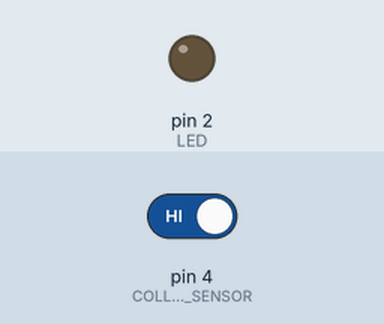
A sketch run on a simulated Arduino Uno, built with avr-gcc and run on an emulated ATmega328P. Shown: output pins drawn as LEDs (lit = HIGH). The inputs (shaded band) are chosen by the test bench; at power-on: pin 4 (COLLISION_SENSOR) HIGH.

Above: at 1.2 s.
1.3 s: pin 4 (COLLISION_SENSOR) driven LOW
At 1.6 s:
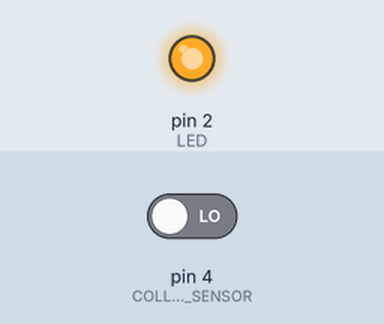
2.8 s: pin 4 (COLLISION_SENSOR) driven HIGH
At 3.5 s:
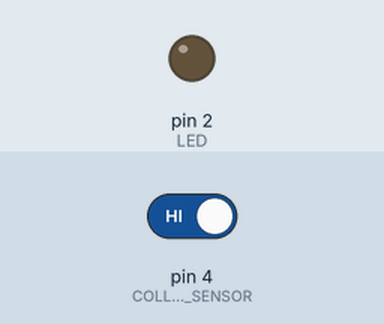
Timing chart, 0 to 5.8 s (numbered marks = the images above; inputs shaded):
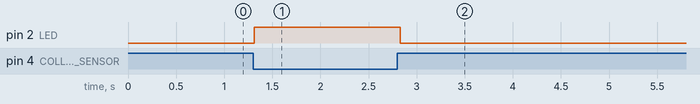

Measured:
- after the input at 1.3 s, pin 2 (LED): LOW → HIGH at once
- after the input at 2.8 s, pin 2 (LED): HIGH → LOW at once

The sketch:

led_socket_kit_.ino
```cpp
// Test Grove - Collision Sensor
#define LED 2 //the onboard LED of Arduino or Seeeduino
#define COLLISION_SENSOR 4//collision sensor is connected with D2 of Arduino

void setup()
{
    pins_init();
}

void loop()
{
    if(isTriggered())
    {
        turnOnLED();
        delay(500);
    }
    else turnOffLED();
}

void pins_init()
{
    pinMode(LED,OUTPUT);
    turnOffLED();
    pinMode(COLLISION_SENSOR,INPUT);
}

boolean isTriggered()
{
    if(!digitalRead(COLLISION_SENSOR))
    {
        delay(10);
        if(!digitalRead(COLLISION_SENSOR))
        return true;//the collision sensor triggers
    }
    return false;
}

void turnOnLED()
{
    digitalWrite(LED,HIGH);//the LED is on
}

void turnOffLED()
{
    digitalWrite(LED,LOW);//the LED is off
}
```
